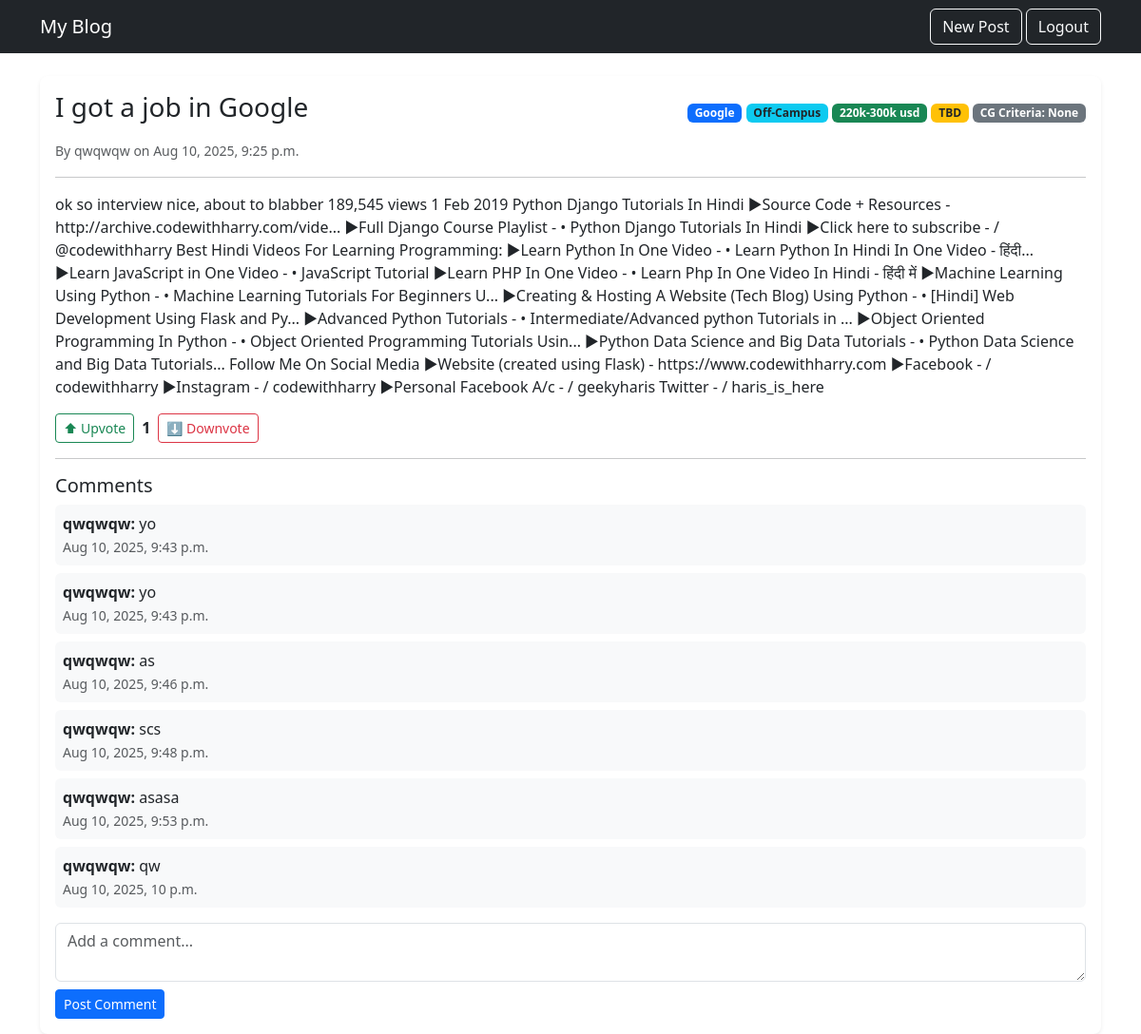
Screenshot of /post/3/ (signed in) with the database file from the repository.
### blog/models.py (models this page shows, shortened)
class Post(models.Model):
    CAMPUS_CHOICES = [
        ('ON', 'On-Campus'),
        ('OFF', 'Off-Campus'),
    ]
    STATUS_CHOICES = [
        ('ACCEPTED', 'Accepted'),
        ('REJECTED', 'Rejected'),
        ('TBD', 'To Be Decided'),
    ]
    title = models.CharField(max_length=200)
    company = models.CharField(max_length=100)
    role = models.CharField(max_length=100)
    campus_type = models.CharField(max_length=3, choices=CAMPUS_CHOICES, default='ON')
    salary_range = models.CharField(max_length=50, blank=True, null=True)
    status = models.CharField(max_length=10, choices=STATUS_CHOICES, default='TBD')
    cg_criteria = models.CharField(max_length=20, default='None')
    content = models.TextField()
    author = models.ForeignKey(User, on_delete=models.CASCADE)
    created_at = models.DateTimeField(auto_now_add=True)
    @property
    def score(self):
        upvotes = self.votes.filter(vote_type='UP').count()
        downvotes = self.votes.filter(vote_type='DOWN').count()
        return upvotes - downvotes

class Comment(models.Model):
    post = models.ForeignKey(Post, related_name="comments", on_delete=models.CASCADE)
    author = models.ForeignKey(User, on_delete=models.CASCADE)
    content = models.TextField()
    created_at = models.DateTimeField(auto_now_add=True)

### blog/views.py (the view)
# urls.py: path('post/<int:pk>/', views.post_detail, name='post_detail'),
@login_required
def post_detail(request, pk):
    post = get_object_or_404(Post, pk=pk)
    return render(request, 'blog/post_detail.html', {'post': post})

### blog/templates/blog/post_detail.html (shortened to what this page needs)
{% extends 'blog/base.html' %}
{% block content %}
<div class="card shadow-sm border-0 rounded-3">
    <div class="card-body">
        <div class="d-flex justify-content-between align-items-center mb-2">
            <h3>{{ post.title }}</h3>
            <div>
                <span class="badge bg-primary">{{ post.company }}</span>
                <span class="badge bg-info text-dark">
                    {% if post.campus_type == 'ON' %}On-Campus{% else %}Off-Campus{% endif %}
                </span>
                <span class="badge bg-success">{{ post.salary_range }}</span>
                <span class="badge bg-warning text-dark">{{ post.status }}</span>
                <span class="badge bg-secondary">CG Criteria: {{ post.cg_criteria }}</span>
            </div>
        </div>
        <small class="text-muted">
            By {{ post.author }} on {{ post.created_at|date:"M d, Y, P" }}
        </small>
        <hr>
        <p>{{ post.content }}</p>
        <div class="d-flex align-items-center gap-2 mt-3">
            <form method="post" action="{% url 'vote_post' post.pk 'UP' %}">
                <button type="submit" class="btn btn-outline-success btn-sm">
                    ⬆ Upvote
                </button>
            </form>
            <strong>{{ post.score }}</strong>
            <form method="post" action="{% url 'vote_post' post.pk 'DOWN' %}">
                <button type="submit" class="btn btn-outline-danger btn-sm">
                    ⬇ Downvote
                </button>
            </form>
        </div>
        <hr>
        <h5>Comments</h5>
        <ul class="list-unstyled">
            {% for comment in post.comments.all %}
                <li class="mb-2 p-2 bg-light rounded">
                    <b>{{ comment.author }}:</b> {{ comment.content }}
                    <br>
                    <small class="text-muted">{{ comment.created_at|date:"M d, Y, P" }}</small>
                </li>
            {% empty %}
                <li class="text-muted">No comments yet.</li>
            {% endfor %}
        </ul>
        {% if user.is_authenticated %}
        <form method="post" action="{% url 'add_comment' post.pk %}">
            <textarea name="content" class="form-control mb-2" placeholder="Add a comment..." required></textarea>
            <button type="submit" class="btn btn-primary btn-sm">Post Comment</button>
        </form>
        {% else %}
        <p class="text-muted">You must <a href="{% url 'login' %}">log in</a> to comment.</p>
        {% endif %}
    </div>
</div>
{% endblock %}

### rows the page displays
Post: title "I got a job in Google", company "Google", salary_range "220k-300k usd", status "TBD", cg_criteria "None", author "qwqwqw", created_at "Aug 10, 2025, 9:25 p.m.", content "ok so interview nice, about to blabber 189,545 views 1 Feb 2019 Python Django Tutorials In Hindi ►Source Code + Resources - http://archive.codewithharry.com/vide... ►Full Django Course Playlist - • Python Django Tutorials In Hindi ►Click here to subscribe - / @codewithharry Best Hindi Videos For Learning Programming: ►Learn Python In One Video - • Learn Python In Hindi In One Video - हिंदी... ►Learn JavaScript in One Video - • JavaScript Tutorial ►Learn PHP In One Video - • Learn Php In One Video In Hindi - हिंदी में ►Machine Learning Using Python - • Machine Learning Tutorials For Beginners U... ►Creating & Hosting A Website (Tech Blog) Using Python - • [Hindi] Web Development Using Flask…", score "1"
Comment: author "qwqwqw", content "yo", created_at "Aug 10, 2025, 9:43 p.m."
Comment: author "qwqwqw", content "yo", created_at "Aug 10, 2025, 9:43 p.m."
Comment: author "qwqwqw", content "as", created_at "Aug 10, 2025, 9:46 p.m."
Comment: author "qwqwqw", content "scs", created_at "Aug 10, 2025, 9:48 p.m."
Comment: author "qwqwqw", content "asasa", created_at "Aug 10, 2025, 9:53 p.m."
Comment: author "qwqwqw", content "qw", created_at "Aug 10, 2025, 10 p.m."
